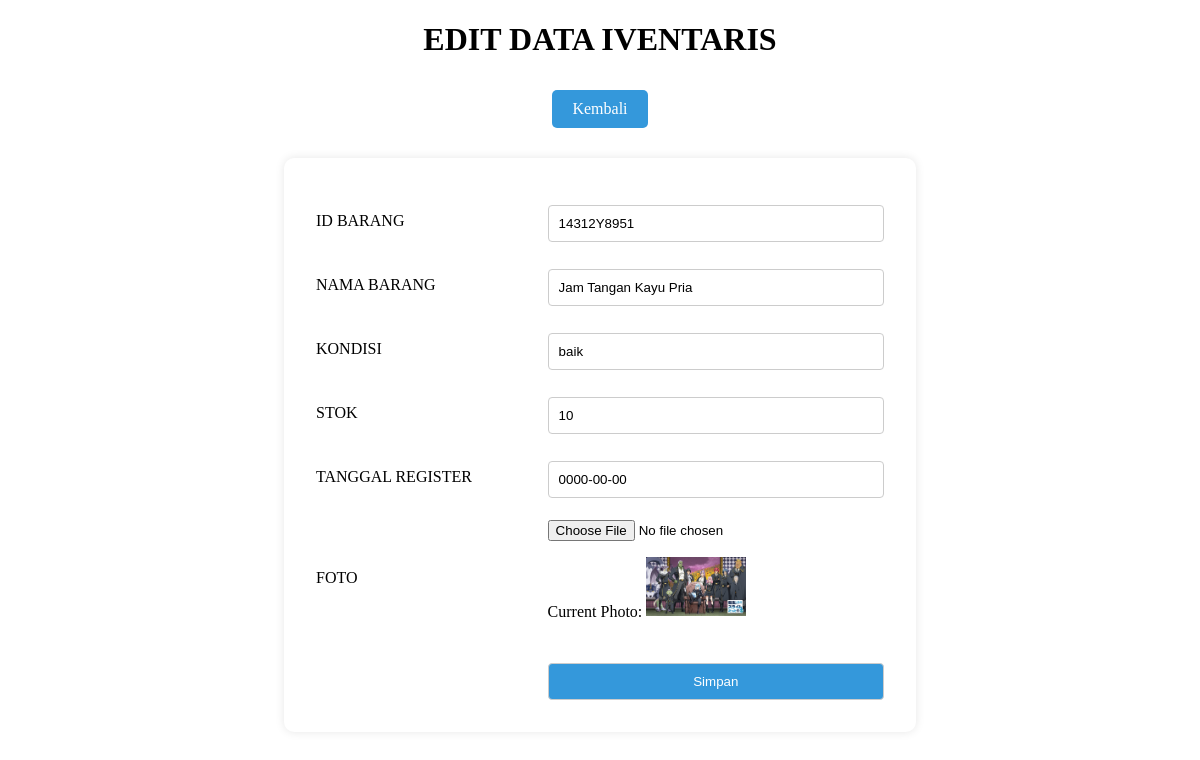
Page /admin/edit.php?id=17 on the committed database.
### tables this page shows
CREATE TABLE `tb_iventaris` (
  `id` int(11) NOT NULL,
  `id_iventaris` varchar(50) NOT NULL,
  `nama_barang` varchar(50) NOT NULL,
  `kondisi` varchar(50) NOT NULL,
  `stok` int(50) NOT NULL,
  `tanggal_register` date NOT NULL,
  `foto` blob NOT NULL
);

### admin/edit.php (the view, shortened to what this page needs)
<!DOCTYPE html>
<html>
<head>
    <link rel="stylesheet" type="text/css" href="../style.css">
</head>
<body>
    <div class="judul">
        <h1>EDIT DATA IVENTARIS</h1>
        <a class="tombol" href="admin.php">Kembali</a>
    </div>
    <?php
    include "../koneksi.php";
    $id = $_GET['id'];
    $query_mysql = mysqli_query($koneksi, "SELECT * FROM tb_iventaris WHERE id='$id'") or die(mysqli_error($koneksi));
    while($data = mysqli_fetch_array($query_mysql)){
    ?>
    <form action="proses_edit.php" method="post" enctype="multipart/form-data">
        <table>
            <tr>
                <td>ID BARANG</td>
                <td>
                    <input type="text" name="id_iventaris" value="<?php echo $data['id_iventaris'] ?>">
                </td>
            </tr>
            <tr>
                <td>NAMA BARANG</td>
                <td><input type="text" name="nama_barang" value="<?php echo $data['nama_barang'] ?>"></td>
            </tr>
            <tr>
                <td>KONDISI</td>
                <td><input type="text" name="kondisi" value="<?php echo $data['kondisi'] ?>"></td>
            </tr>
            <tr>
                <td>STOK</td>
                <td><input type="text" name="stok" value="<?php echo $data['stok'] ?>"></td>
            </tr>
            <tr>
                <td>TANGGAL REGISTER</td>
                <td><input type="text" name="tanggal_register" value="<?php echo $data['tanggal_register'] ?>"></td>
            </tr>
            <tr>
                <td>FOTO</td>
                <td>
                    <input type="file" name="foto">
                    <p>Current Photo: <img src="<?php echo $data['foto']; ?>" width="100"></p>
                </td>
            </tr>
            <tr>
                <td></td>
                <td><input type="submit" value="Simpan"></td>
            </tr>
        </table>
    </form>
    <?php } ?>
</body>
</html>

### style.css (style rules this page uses)
.judul { text-align: center; margin-top: 20px; }
.tombol { display: inline-block; padding: 10px 20px; margin: 10px; text-decoration: none; background-color: #3498db; color: #fff; border-radius: 5px; }
form { width: 50%; margin: 20px auto; background-color: #fff; padding: 20px; border-radius: 10px; box-shadow: 0 0 10px rgba(0, 0, 0, 0.1); }
table { width: 100%; margin-top: 10px; }
table tr { margin-bottom: 10px; }
table td { padding: 10px; }
input[type="text"], input[type="date"], input[type="submit"] { width: 100%; padding: 10px; margin-top: 5px; border: 1px solid #ccc; border-radius: 4px; box-sizing: border-box; }
input[type="submit"] { background-color: #3498db; color: #fff; cursor: pointer; }

### rows in the picture
tb_iventaris: id_iventaris "14312Y8951", nama_barang "Jam Tangan Kayu Pria", kondisi "baik", stok "10", tanggal_register "0000-00-00", foto (picture)
